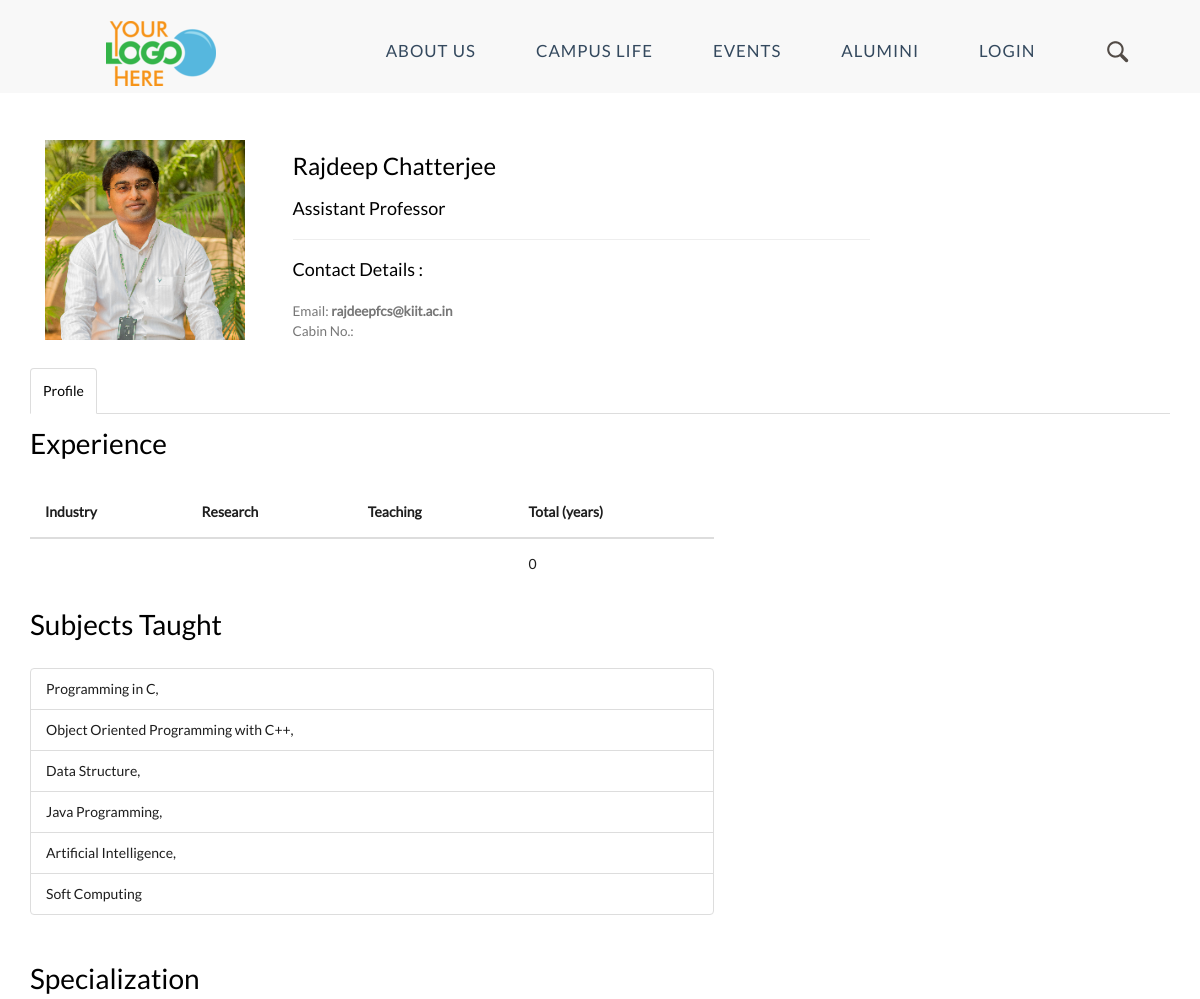
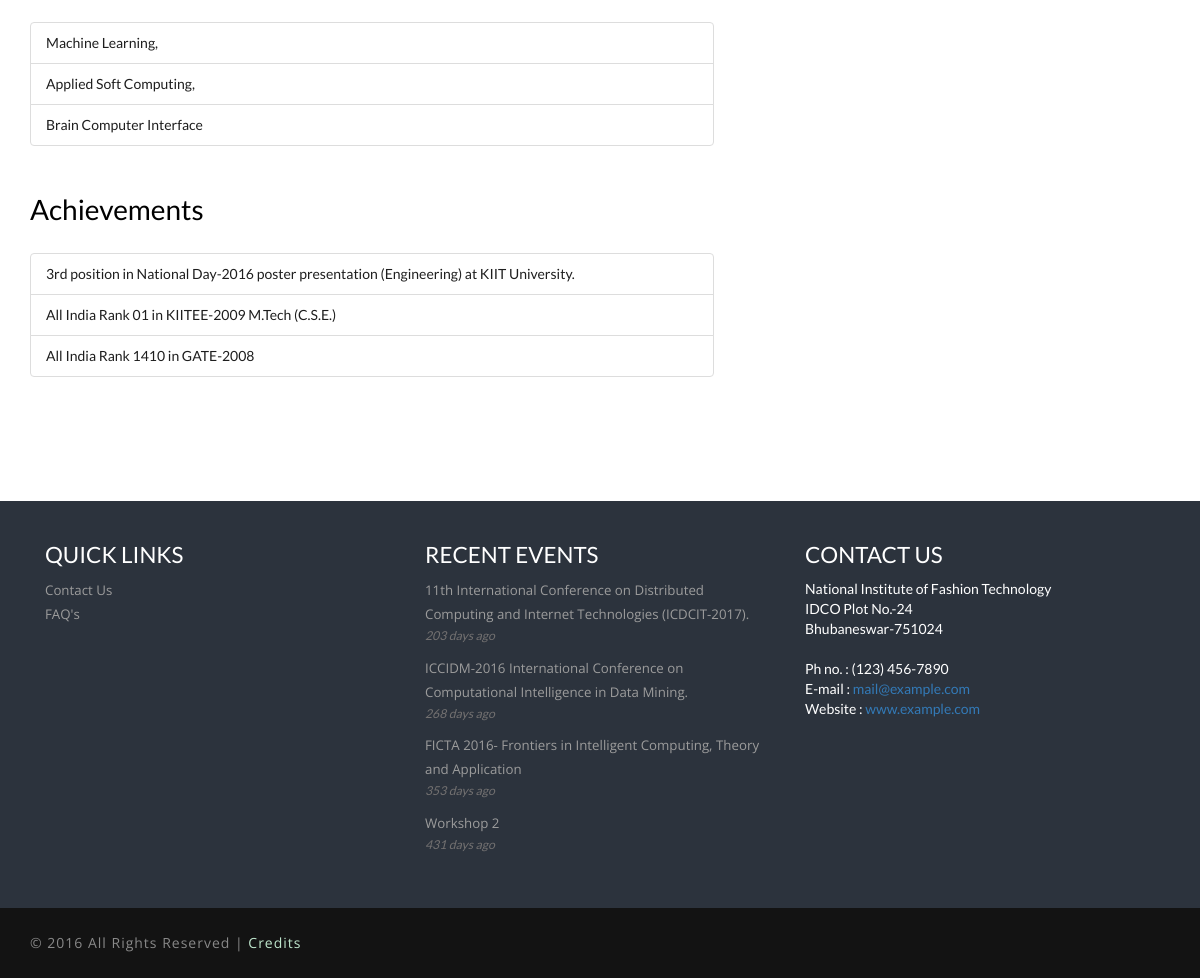
The page /profile.php?id=1 on the database its author committed (2 pictures, top to bottom).
### tables this page shows
CREATE TABLE IF NOT EXISTS `faculty` (
  `id` int(11) NOT NULL AUTO_INCREMENT,
  `Name` varchar(30) NOT NULL,
  `Subjects` varchar(1500) NOT NULL,
  `Email` varchar(50) NOT NULL,
  `Dp` varchar(500) NOT NULL,
  `Position` varchar(30) NOT NULL,
  `Spec` text NOT NULL,
  `Achievement` text NOT NULL,
  `journals` text NOT NULL,
  `confs` text NOT NULL,
  `Cabin` text NOT NULL,
  `Industy` varchar(10) NOT NULL,
  `Research` varchar(10) NOT NULL,
  `Teaching` varchar(10) NOT NULL,
  `About` text NOT NULL,
  `proj` text NOT NULL,
  `Visibility` tinyint(1) NOT NULL,
  PRIMARY KEY (`id`)
);

CREATE TABLE IF NOT EXISTS `event` (
  `id` int(5) NOT NULL AUTO_INCREMENT,
  `type` varchar(20) NOT NULL,
  `Title` varchar(1000) NOT NULL,
  `Link` varchar(500) NOT NULL,
  `Description` text NOT NULL,
  `Image` varchar(1000) NOT NULL,
  `Date` varchar(100) NOT NULL,
  `Fb_Link` varchar(500) NOT NULL,
  `Tw_Link` varchar(500) NOT NULL,
  `Visibility` tinyint(1) NOT NULL,
  PRIMARY KEY (`id`),
  UNIQUE KEY `id` (`id`)
);

### admin_panel/php/configure.php (called while the page is built, shortened)
<?php
include 'connect.php';
$Date = date('Y-m-d');
$rec_events = $con->prepare("SELECT * FROM event
                            WHERE datediff(now(), Date) > 0
                            AND Visibility = 1
                            ORDER BY id DESC LIMIT 4" );
		         $rec_events->execute();
?>

### admin_panel/php/intialize.php (called while the page is built, shortened)
<?php
    require('configure.php');
    ?>

### profile.php (the view, shortened to what this page needs)
<?php
include 'admin_panel/php/intialize.php';
$result = $con->prepare("SELECT * FROM faculty WHERE id = '".$_GET['id']."'" );
		         $result->execute();
		         $row = $result->fetch();
$total_exp=$row['Industy']+$row['Teaching']+$row['Research'];
?>
<!DOCTYPE html>
<html>
<head>
	<link href="css/bootstrap.css" rel='stylesheet' type='text/css' />
	<link href="css/style.css" rel="stylesheet" type="text/css" media="all" />
</head>
<body>
<?php
            require 'navbar.php';
        ?>
<div class="content">
	<div class="welcome-bottom">
		<div class="container">
			<div class="col-md-9 welcome_top">
				<br /><br />
				<p>
					<div class="location_img">
						<img src="<?php echo $row['Dp']; ?>" alt="Faculty Image" style="display:block; width:200px; height:200px;" />
					</div>
					<p>
						<br />
						<font color="black">
							<header>
					<h3><?php echo $row['Name']; ?></h3>
					<br />
					<h4><?php echo $row['Position']; ?></h4>
					<hr>
					<h4>
						Contact Details :<br><br>
						<small>
							Email: <b><?php echo $row['Email']; ?></b>
							<br> Cabin No.: <b><?php echo $row['Cabin']; ?></b>
						</h4>	</small>
					</header></font>
				</p>
			</div> <div class="clearfix"> </div>
			<div class="grid_3 grid_5">
				<div class="bs-example bs-example-tabs" role="tabpanel" data-example-id="togglable-tabs">
					<ul id="myTab" class="nav nav-tabs" role="tablist">
						<li role="presentation" class="active"><a href="#home" id="home-tab" role="tab" data-toggle="tab" aria-controls="home" aria-expanded="true">Profile</a></li>
					</ul>
					<div id="myTabContent" class="tab-content">
						<div role="tabpanel" class="tab-pane fade active in" id="home" aria-labelledby="home-tab">
							<p>
								<header>
									<h2>Experience</h2>
								</header>
								<div class="bs-docs-example">
									<table class="table" style="width: 60%;">
										<thead>
											<tr>
												<th>Industry</th>
												<th>Research</th>
												<th>Teaching</th>
												<th>Total (years)</th>
											</tr>
										</thead>
										<tbody>
											<tr>
												<td><?php echo $row['Industy']; ?></td>
												<td><?php echo $row['Research']; ?></td>
												<td><?php echo $row['Teaching']; ?></td>
												<td><?php echo $total_exp; ?></td>
											</tr>
										</tbody>
									</table>
								</div>
								<header>
									<h2>Subjects Taught</h2>
								</header>
								<ul class="list-group" style="width:60%;">
								<?php
                                    $array = explode("\n", $row['Subjects']);
                                    $flag = count($array);
                                    for ($x = 0; $x < $flag; $x++) {
									?>
									<li class="list-group-item"><?php echo $array[$x]; ?></li>
									<?php } ?>
									</ul>
									<header>
										<h2>Specialization</h2>
									</header>
									<ul class="list-group" style="width:60%;">
										<?php
                                    $array = explode("\n", $row['Spec']);
                                    $flag = count($array);
                                    for ($x = 0; $x < $flag; $x++) {
									?>
									<li class="list-group-item"><?php echo $array[$x]; ?></li>
									<?php } ?>
									</ul>
									<?php if($row['Achievement'] != null) {?>
									<header>
										<h2>Achievements</h2>
									</header>
									<ul class="list-group" style="width:60%;">
										<?php
                                    $array = explode("\n", $row['Achievement']);
                                    $flag = count($array);
                                    for ($x = 0; $x < $flag; $x++) {
									?>
									<li class="list-group-item"><?php echo $array[$x]; ?></li>
									<?php } ?>
									</ul> <?php } ?>
								</p>
							</div>
						</div>
					</div>
				</div>
			<br/>
		</div>
	</div>
						<?php
					require 'footer.php';
					?>
	</body>
	</html>

### footer.php (shortened to what this page needs)
<div class="footer">
	<div class="footer-top">
		<div class="container">
			<div class="col-md-4 footer-grid">
				<h5>Quick Links</h5>
				<p><a href="contact.php" target="_blank">Contact Us</a></p>
                             <p><a href="faq.php" target="_blank">FAQ's</a></p>
                         </div>
                         <div class="col-md-4 footer-grid">
                            <h5>Recent Events </h5>
                            <?php for($i=0; $row_events=$rec_events->fetch(); $i++){ ?>
                            <p><a href="<?php echo $row_events['type'];?>.php?id=<?php echo $row_events['id']; ?>"><?php echo $row_events['Title']; ?></a></p>
                            <span>
                               <?php
                                                    $date1=date_create($Date);
                                                    $date2=date_create($row_events['Date']);
                                                    $diff=date_diff($date1,$date2);
                                                    echo $diff->format("%a days ago"); ?>
                                                </span>
                                                <?php } ?>
                                            </div>
                                            <font color="#ffffff">
                                            	<div class="col-md-4 footer-grid">
                                            		<h5>Contact Us</h5>
                                            		National Institute of Fashion Technology<br>
                                            		IDCO Plot No.-24<br>
                                            		Bhubaneswar-751024<br>
                                            		<br>
                                            		Ph no. : (123) 456-7890 <br>
                                            		E-mail : <a href="mailto:info@example.com">mail@example.com</a><br>
                                            		Website : <a href="index.php">www.example.com</a>
                                            	</div>
                                            </font>
                                        </div>
                                    </div>
                                </div>
                                <div class="footer-bottom">
                                	<div class="container">
                                		<div class="copyrights text-center">
                                			<p>© 2016 All Rights Reserved | <a href="credits.php">Credits</a></p>
                                		</div>
                                		<div class="clearfix"></div>
                                	</div>
                                </div>
                            </div>

### css/style.css (style rules this page uses)
body { padding:0; margin:0; font-family: 'Lato-Regular'; background:#fff; color: #1e1e1e; }
body a { transition:0.5s all -webkit-transition:0.5s all; -moz-transition:0.5s all; -o-transition:0.5s all; -ms-transition:0.5s all; }
h1,h2,h3,h4,h5,h6 { margin:0; }
p { margin:0; font-family: 'Open Sans', sans-serif; }
ul { margin:0; padding:0; }
.nav > li > a { padding: 0 !important; }
.location_img { float:left; width:25%; margin-right:5%; margin-top: 0.5em; }
.location_img img { width:100%; }
.footer { position: relative; }
.footer:before { content: ''; position: absolute; background-size: 100% 100%; height: 60px; z-index: 9; top: -16.2%; width: 100%; transform: rotate(180deg); -webkit-transform: rotate(180deg); -o-transform: rotate(180deg); -moz-transform: rotate(180deg); -ms-transform: rotate(180deg); }
.footer-top { background:#2c333d; padding:4em 0; }
.footer-grid h5 { font-size: 1.6em; color: #fff; font-weight: 400; text-transform: uppercase; margin-bottom:0.5em; }
.footer-grid p { font-size: 0.95em; line-height: 1.8em; color: #BFBFBF; font-weight: 400; }
.footer-grid p a { color:#9C9C9C; }
.footer-grid span { font-style:italic; color:#737171; font-size:0.875em; display:block; margin-bottom:1em; }
.footer-bottom { background:#131313; padding:1.8em 0; }
.copyrights p { color:#898989; font-size:1em; font-weight:400; letter-spacing: 1px; }
.copyrights p a { color:#BFE7CD; }
.copyrights { float: left; }
a#home-tab,a#profile-tab,a#project-tab,a#Teaching-tab,a#Non-Teaching-tab { padding: 12px! important; color: black; }
.grid_3 { margin-bottom:2em; }
.grid_3 p { color: #999; font-size: 0.85em; margin-bottom: 1em; font-weight: 300; }
.grid_5 { background:none; padding:2em 0; }
.grid_5 h3, .grid_5 h2, .grid_5 h1, .grid_5 h4, .grid_5 h5, h3.hdg, h3.bars { color: #000; font-size: 2em !important; margin: 0 0 1em; }
.table > thead > tr > th, .table > tbody > tr > th, .table > tfoot > tr > th, .table > thead > tr > td, .table > tbody > tr > td, .table > tfoot > tr > td { border-top: none !important; }
.tab-content > .active { display: block; visibility: visible; }
.grid_3 p { line-height: 2em; color: #888; font-size: 0.9em; margin-bottom: 1em; font-weight: 300; }
.bs-docs-example { margin: 1em 0; }
.table td, .table>tbody>tr>td, .table>tbody>tr>th, .table>tfoot>tr>td, .table>tfoot>tr>th, .table>thead>tr>td, .table>thead>tr>th { padding: 15px!important; }
.nav-tabs { margin-bottom: 1em; }
.list-group { margin-bottom: 48px; }
.grid_5 h1, h2, h3, h4, h5, h6 { padding: 12px 0; padding: 0; }
div#myTabContent { margin-top: 0.5em; }
@media screen and (max-width: 1366px) { .footer-top { padding: 3em 0; } }
@media screen and (max-width: 1366px) { .footer:before { top: -17.5%; } }

### rows shown on the page
faculty: Dp (picture), Name "Rajdeep Chatterjee", Position "Assistant Professor", Email "rajdeepfcs@kiit.ac.in", total_exp "0", Subjects "Programming in C,", Subjects "Object Oriented Programming with C++,", Subjects "Data Structure,", Subjects "Java Programming,", Subjects "Artificial Intelligence,", Subjects "Soft Computing", Spec "Machine Learning,", Spec "Applied Soft Computing,", Spec "Brain Computer Interface", Achievement "3rd position in National Day-2016 poster presentation (Engineering) at KIIT University.", Achievement "All India Rank 01 in KIITEE-2009 M.Tech (C.S.E.)", Achievement "All India Rank 1410 in GATE-2008"
event: Title "11th International Conference on Distributed Computing and Internet Technologies (ICDCIT-2017).", Date "203 days ago"
event: Title "ICCIDM-2016 International Conference on Computational Intelligence in Data Mining.", Date "268 days ago"
event: Title "FICTA 2016- Frontiers in Intelligent Computing, Theory and Application", Date "353 days ago"
event: Title "Workshop 2", Date "431 days ago"
